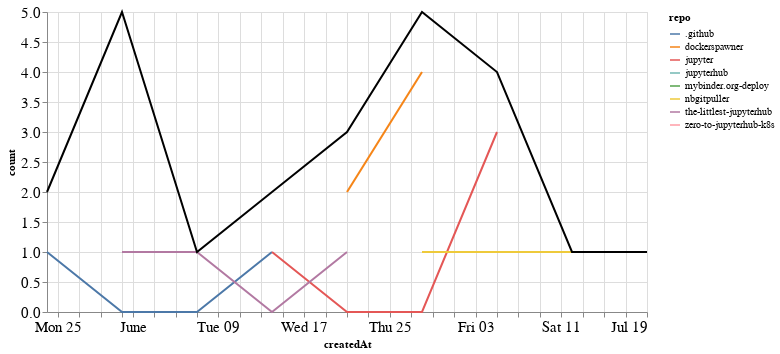

This figure's notebook cell:
### Markdown cell above
## PRs

### Code cell
prs_time = prs.groupby('repo').resample('W', on='createdAt').count()['author'].reset_index()
prs_time = prs_time.rename(columns={'author': 'count'})
prs_time_total = prs_time.groupby('createdAt').agg({"count": "sum"}).reset_index()

ch1 = alt.Chart(prs_time, width=600).mark_line().encode(
    x='createdAt',
    y='count',
    color='repo',
    tooltip="repo"
)

ch2 = alt.Chart(prs_time_total, width=600).mark_line(color="black").encode(
    x='createdAt',
    y='count',
)

ch1 + ch2

### Figure 1 — Vega-Lite specification as saved in the notebook (floating-point values rounded to 4 significant figures)
{"config": {"axisLeft": {"labelFontSize": 15}, "axisBottom": {"labelFontSize": 15}}, "layer": [{"data": {"name": "data-afcecee97952ed0f9c35847ec0a46508"}, "mark": "line", "encoding": {"color": {"type": "nominal", "field": "repo"}, "tooltip": {"type": "nominal", "field": "repo"}, "x": {"type": "temporal", "field": "createdAt"}, "y": {"type": "quantitative", "field": "count"}}, "width": 600}, {"data": {"name": "data-772739573f26815deaa1c69e13280999"}, "mark": {"type": "line", "color": "black"}, "encoding": {"x": {"type": "temporal", "field": "createdAt"}, "y": {"type": "quantitative", "field": "count"}}, "width": 600}], "$schema": "https://vega.github.io/schema/vega-lite/v4.8.1.json", "datasets": {"data-afcecee97952ed0f9c35847ec0a46508": [{"repo": ".github", "createdAt": "2020-05-24T00:00:00", "count": 1}, {"repo": ".github", "createdAt": "2020-05-31T00:00:00", "count": 0}, {"repo": ".github", "createdAt": "2020-06-07T00:00:00", "count": 0}, {"repo": ".github", "createdAt": "2020-06-14T00:00:00", "count": 1}, {"repo": "dockerspawner", "createdAt": "2020-06-21T00:00:00", "count": 2}, {"repo": "dockerspawner", "createdAt": "2020-06-28T00:00:00", "count": 4}, {"repo": "jupyter", "createdAt": "2020-06-14T00:00:00", "count": 1}, {"repo": "jupyter", "createdAt": "2020-06-21T00:00:00", "count": 0}, {"repo": "jupyter", "createdAt": "2020-06-28T00:00:00", "count": 0}, {"repo": "jupyter", "createdAt": "2020-07-05T00:00:00", "count": 3}, {"repo": "jupyterhub", "createdAt": "2020-05-31T00:00:00", "count": 3}, {"repo": "mybinder.org-deploy", "createdAt": "2020-05-24T00:00:00", "count": 1}, {"repo": "nbgitpuller", "createdAt": "2020-06-28T00:00:00", "count": 1}, {"repo": "nbgitpuller", "createdAt": "2020-07-05T00:00:00", "count": 1}, {"repo": "nbgitpuller", "createdAt": "2020-07-12T00:00:00", "count": 1}, {"repo": "nbgitpuller", "createdAt": "2020-07-19T00:00:00", "count": 1}, {"repo": "the-littlest-jupyterhub", "createdAt": "2020-05-31T00:00:00", "count": 1}, {"repo": "the-littlest-jupyterhub", "createdAt": "2020-06-07T00:00:00", "count": 1}, {"repo": "the-littlest-jupyterhub", "createdAt": "2020-06-14T00:00:00", "count": 0}, {"repo": "the-littlest-jupyterhub", "createdAt": "2020-06-21T00:00:00", "count": 1}, {"repo": "zero-to-jupyterhub-k8s", "createdAt": "2020-05-31T00:00:00", "count": 1}], "data-772739573f26815deaa1c69e13280999": [{"createdAt": "2020-05-24T00:00:00", "count": 2}, {"createdAt": "2020-05-31T00:00:00", "count": 5}, {"createdAt": "2020-06-07T00:00:00", "count": 1}, {"createdAt": "2020-06-14T00:00:00", "count": 2}, {"createdAt": "2020-06-21T00:00:00", "count": 3}, {"createdAt": "2020-06-28T00:00:00", "count": 5}, {"createdAt": "2020-07-05T00:00:00", "count": 4}, {"createdAt": "2020-07-12T00:00:00", "count": 1}, {"createdAt": "2020-07-19T00:00:00", "count": 1}]}}
